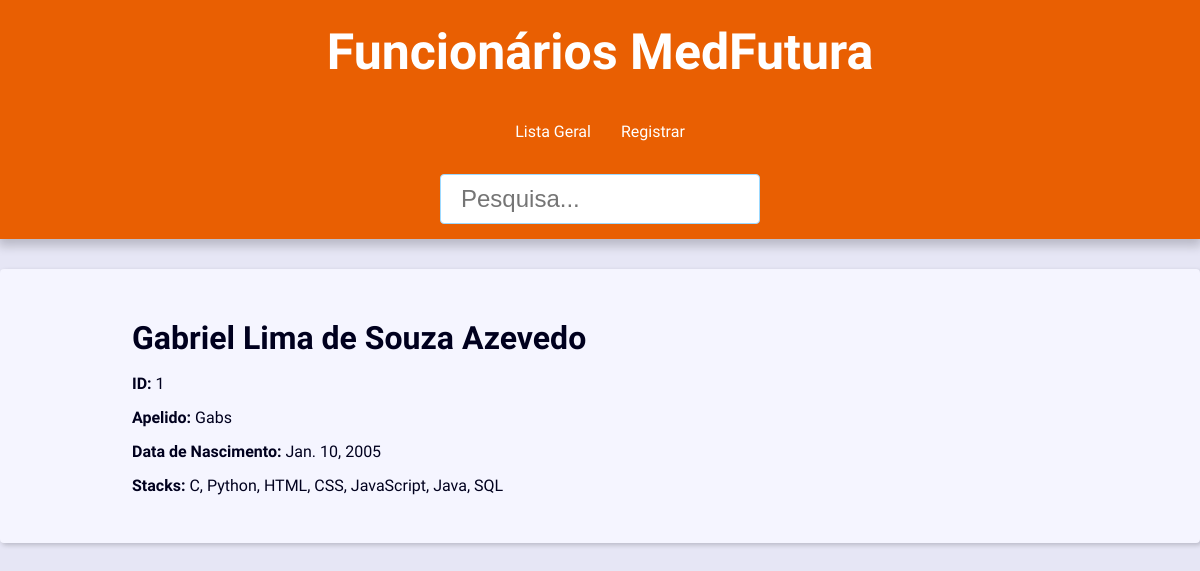
The page /funcionarios/1/details/ on the database its author committed.
### funcionarios/models.py (models this page shows, shortened)
class Funcionario(models.Model):
    apelido = models.CharField(max_length=32)
    nome_Completo = models.CharField(max_length=100)
    data_Nasc = models.DateField()
    stacks = models.TextField(max_length=200, blank=True)

### funcionarios/views/func_views.py (the view)
# urls.py: path('funcionarios/<int:funcionariouni_id>/details/', views.funcionariouni, name='funcionariouni'),
def funcionariouni(request, funcionariouni_id):
    unidade_func = Funcionario.objects.filter(pk=funcionariouni_id).first()
    if unidade_func is None:
        raise Http404()
    context = {
        'funcionario': unidade_func,
    }
    return render(
        request,
        'funcionarios/funcionariouni.html',
        context
    )

### funcionarios/templates/funcionarios/funcionariouni.html
{% extends 'global/base.html' %}
{% block content %}
    <div class="single-contact">
        <h1 class="single-contact-name">
            {{ funcionario.nome_Completo }}
        </h1>
        <p><strong>ID:</strong> {{ funcionario.id }}</p>
        <p><strong>Apelido: </strong> {{ funcionario.apelido }}</p>
        <p><strong>Data de Nascimento:</strong> {{ funcionario.data_Nasc }}</p>
        <p><strong>Stacks: </strong> {{ funcionario.stacks }}</p>
    </div>
{% endblock content %}

### base_static/global/css/style.css (style rules this page uses)
:root { --spacing: 1.5rem; --link-dark-color: rgb(0, 83, 134); --link-light-color: rgb(156, 217, 255); --clr-white: rgb(245, 245, 255); --clr-black: rgb(0, 0, 30); --clr-light-gray: rgb(230, 230, 245); --clr-dark-shadow-5: rgba(0, 0, 10, 5%); --clr-dark-shadow-10: rgba(0, 0, 10, 10%); --clr-dark-shadow-20: rgba(0, 0, 10, 20%); --clr-light-shadow-5: rgba(200, 200, 255, 5%); --clr-light-shadow-10: rgba(200, 200, 255, 10%); --clr-light-shadow-20: rgba(200, 200, 255, 20%); --main-page-width: 120rem; --table-min-width: 60rem; --biggest-font-size: 5rem; --bigger-font-size: 4rem; --big-font-size: 3.2rem; --medium-font-size: 2.4rem; --small-font-size: 1.6rem; --smaller-font-size: 1.4rem; --smallest-font-size: 1.2rem; --transition-fast: 300ms; --transition-medium: 600ms; --transition-slow: 1s; --default-border-radius: 4px; }
*, *::before, *::after { margin: 0; padding: 0; box-sizing: border-box; }
html { font-size: 62.5%; }
body { font-family: "Oswald", sans-serif; line-height: 1.5; font-size: var(--small-font-size); color: var(--clr-black); -webkit-font-smoothing: antialiased; background: var(--clr-light-gray); }
@media (min-width: 600px) { .single-contact { max-width: 80%; margin: calc(var(--spacing) * 2) auto; } }
.single-contact h1 { margin: 1rem 0; }
.single-contact p { margin: 1rem 0; }

### rows shown on the page
Funcionario: nome_Completo "Gabriel Lima de Souza Azevedo", id "1", apelido "Gabs", data_Nasc "Jan. 10, 2005", stacks "C, Python, HTML, CSS, JavaScript, Java, SQL"
